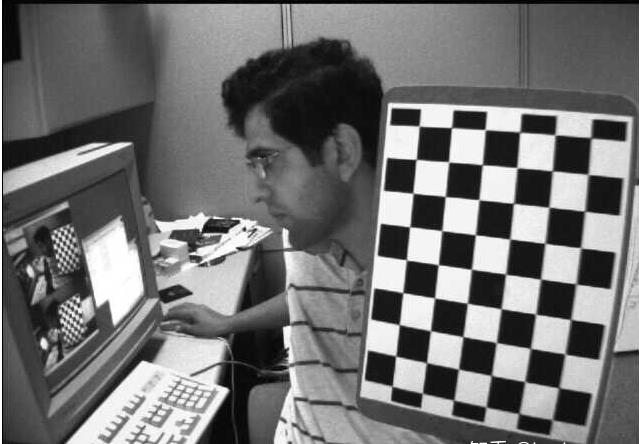
#> input picture resources/bandw.jpg, 639 x 444 px, found by its file name
$ jupyter execute contours.ipynb
#> lines starting #> are read from the running program, lines starting #| are printed output that depends on the picture; after the words box and inside, x2 and y2 are one past the last pixel; in counts of white or black regions, pixels touching at a corner belong together; long printed decimals are rounded
### 一、图像轮廓
#### 1.findContours()
#### 2.drawContours()

[cell 1]
import cv2
import numpy as np
import matplotlib.pyplot  as plt

#### 查找轮廓

[cell 2]
img=cv2.imread(r'E:\pythonProject\opencvProject\resources\bandw.jpg')
#> img is the input picture: shape (444, 639, 3); min 0, max 255, mean 112.9
img_gray=cv2.cvtColor(img,cv2.COLOR_BGR2GRAY)
ret,threld=cv2.threshold(img_gray,175,255,0)
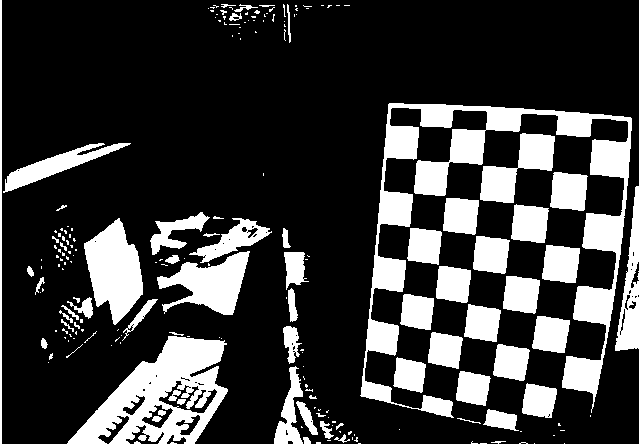
#> threld: shape (444, 639); 22.6% white; 203 white regions (135 under 20 px)
contours,hierarchy=cv2.findContours(threld,cv2.RETR_TREE,cv2.CHAIN_APPROX_SIMPLE)
#> contours = 251 contours, 191 with area under 20; largest, box (x1, y1, x2, y2) and area: (360, 103, 632, 418) 15288, (67, 336, 228, 444) 9505, (84, 218, 143, 325) 3752, (157, 251, 250, 315) 2892, (480, 133, 555, 203) 2263
print(len(contours))
#| 251

background=np.zeros((img.shape[0],img.shape[1]),np.uint8)
background=cv2.drawContours(background,contours,198,(212,28,121),1)
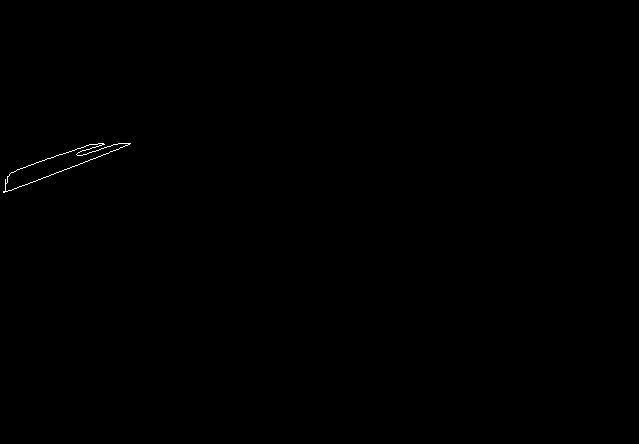
#> background: shape (444, 639); values 0 (black) and 212 (white), 0.12% white in thin lines or dots, all inside (x1, y1, x2, y2) = (3, 143, 131, 193)

cv2.namedWindow('contours',0)
cv2.resizeWindow('contours',500,500)
cv2.imshow('contours',background)
cv2.waitKey(0)
cv2.destroyAllWindows()

### 二、轮廓特征
#### 1.cv2.moments()  ------ 获取矩的字典

[cell 3]
M=cv2.moments(img[:,:,0])
#> M = moments, m00 32030667, centre m10/m00, m01/m00 = (327, 232.9)

# 计算中心

center_x=int(M['m10']/M['m00'])
#> center_x = 327
center_y=int(M['m01']/M['m00'])
#> center_y = 232
print(center_x,center_y)
#| 327 232

# 计算面积
print(M['m00'])
#| 32030667.0

#### 2.cv2.arcLength() 计算轮廓周长

[cell 4]
print(len(contours[198]))
#| 208
permeters=cv2.arcLength(contours[198],True)
#> permeters = 376.7
print(permeters)
#| 376.735

#### 3.cv2.convexHull() 查找凸性缺陷

[cell 5]
cn=contours[198]
#> cn = contour of 208 points, box (x1, y1, x2, y2) (3, 143, 131, 193), area 1617
hull=cv2.convexHull(cn,returnPoints=True)
#> hull = contour of 19 points, box (x1, y1, x2, y2) (3, 143, 131, 193), area 1884

#### 3.cv2.boundingRect() 建立直边界矩阵
####   cv.cv2.minAreaRect()

[cell 6]
x,y,w,h=cv2.boundingRect(cn)
#> x = 3; y = 143; w = 128; h = 50
cv2.rectangle(background,(x,y),(x+w,y+h),(255,212,21),1)
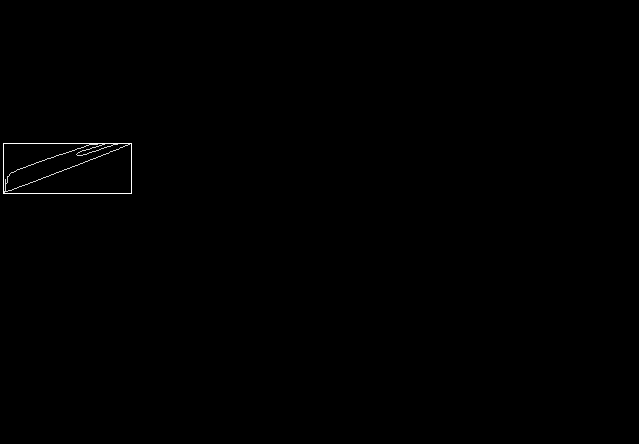
#> background: shape (444, 639); 0.13% of pixels changed, all inside (x1, y1, x2, y2) = (3, 143, 132, 194)
rect=cv2.minAreaRect(cn)
#> rect = ((63.97, 160.8), (136.1, 17.56), -20.56)
print(rect)
#| ((63.973, 160.760), (136.119, 17.556), -20.556)
boxs=cv2.boxPoints(rect)
#> boxs = [[3.33, 192.9], [-2.84, 176.4], [124.6, 128.6], [130.8, 145.1]]
print(boxs)
#| [[  3.329 192.877  ]
#|  [ -2.836 176.438  ]
#|  [124.616   128.644  ]
#|  [130.781   145.0822   ]]
for i in range(len(boxs)):
    if i==(len(boxs)-1):
        cv2.line(background,(boxs[i][0],boxs[i][1]),(boxs[0][0],boxs[0][1]),(255,212,21),1)
    else:
     cv2.line(background,(boxs[i][0],boxs[i][1]),(boxs[i+1][0],boxs[i+1][1]),(255,212,21),1)
#> this loop made 4 passes
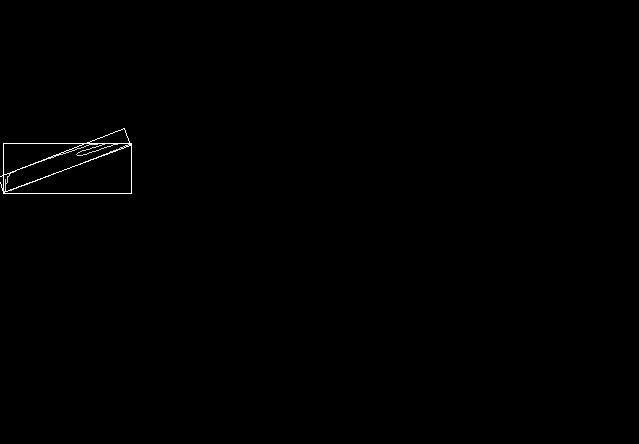
#> background: shape (444, 639); 0.1% of pixels changed, all inside (x1, y1, x2, y2) = (0, 128, 131, 193)

cv2.namedWindow('contours',0)
cv2.resizeWindow('contours',500,500)
cv2.imshow('contours',background)
cv2.waitKey(0)
cv2.destroyAllWindows()

#### 4.cv2.minEnclosedCircle() 建立直边界矩阵

[cell 7]
(x,y),radiu=cv2.minEnclosingCircle(cn)
#> x = 66.5; y = 167.5; radiu = 68.06

#### 5.cv2.fitEllipse(cnt) 获取外接椭圆

[cell 8]
ellipse=cv2.fitEllipse(cn)
#> ellipse = ((44.75, 168.6), (17.37, 152.5), 70.81)
cv2.ellipse(background,ellipse,(255,255,1),3)
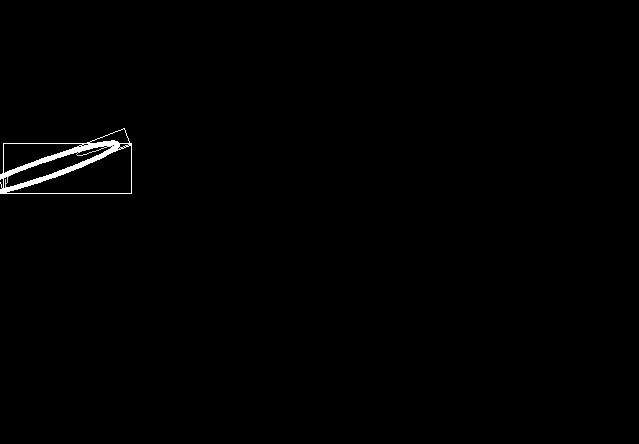
#> background: shape (444, 639); 0.37% of pixels changed, all inside (x1, y1, x2, y2) = (0, 140, 120, 194)

$ run again, with resources/1.jpg copied over resources/bandw.jpg
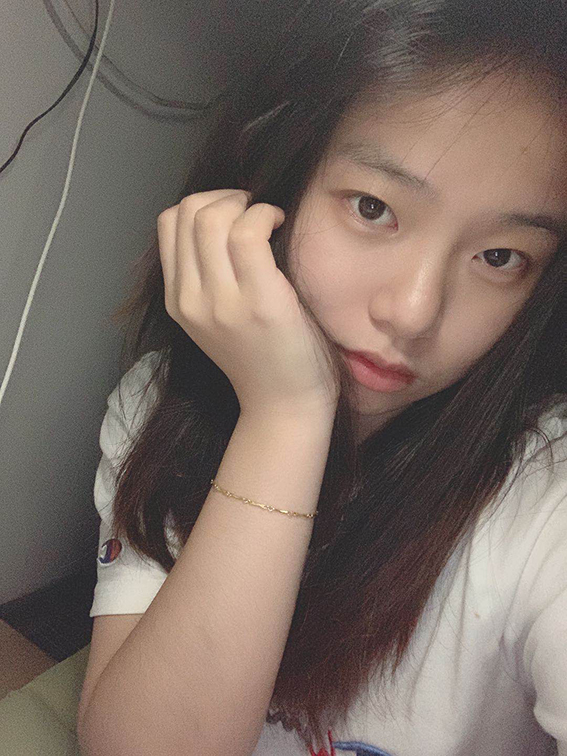
#> input picture resources/1.jpg, 567 x 756 px, found by its file name
#> img is the input picture: shape (756, 567, 3); mean B, G, R 99.9, 108.2, 122.9
#> `img_gray=cv2.cvtColor(img,cv2.COLOR_BGR2GRAY)`:
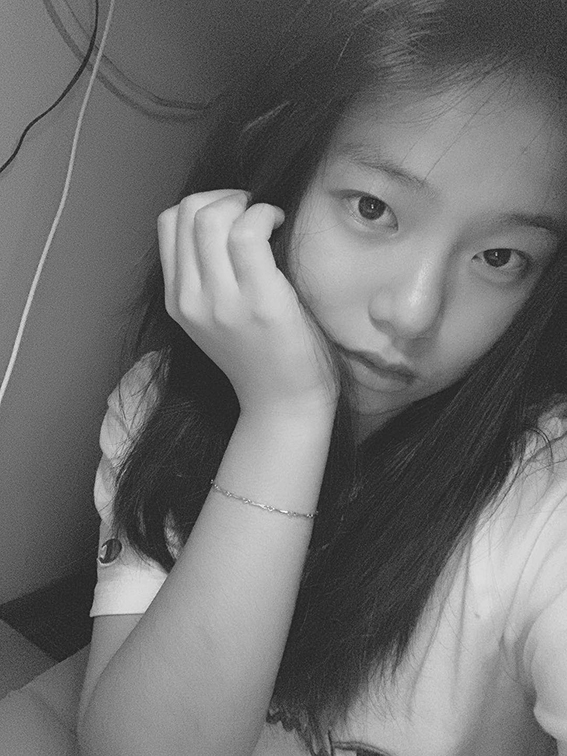
#> img_gray: shape (756, 567); min 19, max 252, mean 111.7
#> `ret,threld=cv2.threshold(img_gray,175,255,0)`:
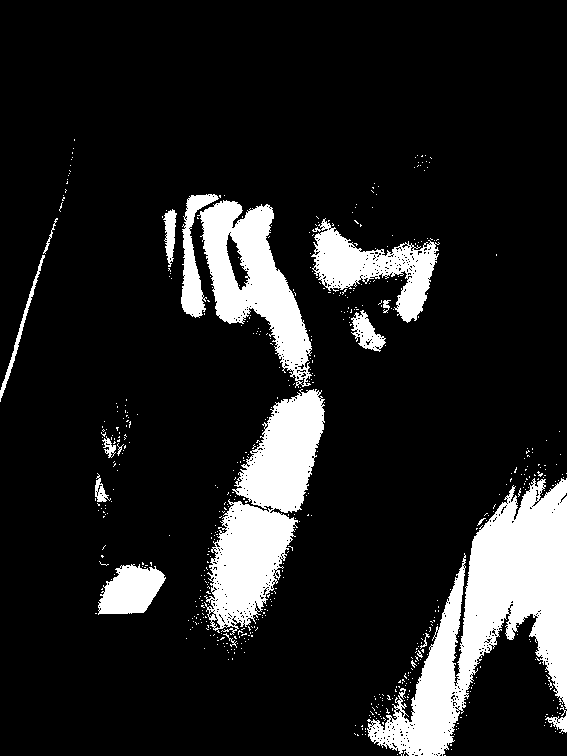
#> threld: shape (756, 567); 13.6% white; 581 white regions (562 under 20 px)
#> contours = 1349 contours, 1328 with area under 20; largest, box (x1, y1, x2, y2) and area: (367, 478, 567, 756) 21586, (204, 389, 325, 635) 13803, (197, 200, 312, 388) 9584, (311, 218, 440, 323) 5238, (98, 564, 166, 615) 2253
#| 1349
#> M = moments, m00 42808163, centre m10/m00, m01/m00 = (288.6, 396.1)
#> center_x = 288
#> center_y = 396
#| 288 396
#| 42808163.0
#| 1
#> permeters = 0
#| 0.0
#> cn = [[262, 617]]
#> x = 262; y = 617; w = 1
#> rect = ((262, 617), (0, 0), -90)
#| ((262.0, 617.0), (0.0, 0.0), -90.0)
#> boxs = [[262, 617], [262, 617], [262, 617], [262, 617]]
#| [[262. 617.]
#|  [262. 617.]
#|  [262. 617.]
#|  [262. 617.]]
#> the loop `for i in range(len(boxs)):` made 4 passes
#> radiu = 0.0001
